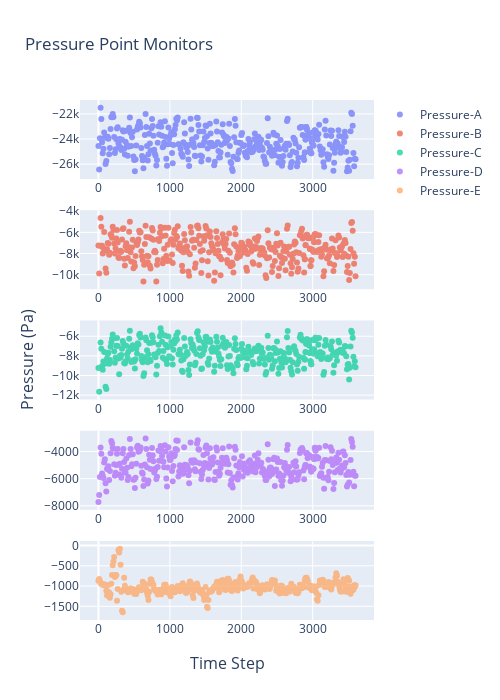

The cell this chart's notebook holds for it:
### Code cell
color10_16 = ['#636EFA', '#EF553B', '#00CC96', '#AB63FA', '#FFA15A', '#19D3F3', '#FF6692', '#B6E880', '#FF97FF',
              '#FECB52']
fig = make_subplots(
    rows=5,
    cols=1,
    shared_xaxes=False,
    x_title="Time Step",
    y_title="Pressure (Pa)")
# subplot_titles=("Point A", "Quadrant 2"))

fig.add_trace(go.Scatter(x=resid_dict['point-pressure-a.out']['Time Step'],
                         y=resid_dict['point-pressure-a.out']['point-pressure-a'],
                         mode='markers',
                         opacity=scatter_opacity,
                         name='Pressure-A',
                         line=dict(color=color10_16[0])),
              row=1, col=1)
# fig.add_trace(go.Scatter(x=bin_df['bin_centres'],
#                          y=bin_df['point-pressure-a_bin_mean'],
#                          mode='markers+lines',
#                          name='Mean +/- STD',
#                          line=dict(color='black'),
#                          opacity=.55,
#                          error_y_array=bin_df['point-pressure-a_std'],
#                          showlegend=False),
#               row=1, col=1)

fig.add_trace(go.Scatter(x=resid_dict['point-pressure-b.out']['Time Step'],
                         y=resid_dict['point-pressure-b.out']['point-pressure-b'],
                         mode='markers',
                         opacity=scatter_opacity,
                         name='Pressure-B',
                         line=dict(color=color10_16[1])),
              row=2, col=1)
# fig.add_trace(go.Scatter(x=bin_df['bin_centres'],
#                          y=bin_df['point-pressure-b_bin_mean'],
#                          mode='markers+lines',
#                          name='Mean +/- STD',
#                          line=dict(color='black'),
#                          opacity=.55,
#                          error_y_array=bin_df['point-pressure-b_std'],
#                          showlegend=False),
#               row=2, col=1)

fig.add_trace(go.Scatter(x=resid_dict['point-pressure-c.out']['Time Step'],
                         y=resid_dict['point-pressure-c.out']['point-pressure-c'],
                         mode='markers',
                         opacity=scatter_opacity,
                         name='Pressure-C',
                         line=dict(color=color10_16[2]),
                         showlegend=True),
              row=3, col=1)
# fig.add_trace(go.Scatter(x=bin_df['bin_centres'],
#                          y=bin_df['point-pressure-c_bin_mean'],
#                          mode='markers+lines',
#                          name='Mean +/- STD',
#                          line=dict(color='black'),
#                          opacity=.55,
#                          error_y_array=bin_df['point-pressure-c_std'],
#                          showlegend=False),
#               row=3, col=1)

fig.add_trace(go.Scatter(x=resid_dict['point-pressure-d.out']['Time Step'],
                         y=resid_dict['point-pressure-d.out']['point-pressure-d'],
                         mode='markers',
                         opacity=scatter_opacity,
                         name='Pressure-D',
                         line=dict(color=color10_16[3]),
                         showlegend=True),
              row=4, col=1)
# fig.add_trace(go.Scatter(x=bin_df['bin_centres'],
#                          y=bin_df['point-pressure-d_bin_mean'],
#                          mode='markers+lines',
#                          name='Mean +/- STD',
#                          line=dict(color='black'),
#                          opacity=.55,
#                          error_y_array=bin_df['point-pressure-d_std'],
#                          showlegend=False),
#               row=4, col=1)

fig.add_trace(go.Scatter(x=resid_dict['point-pressure-e.out']['Time Step'],
                         y=resid_dict['point-pressure-e.out']['point-pressure-e'],
                         mode='markers',
                         opacity=scatter_opacity,
                         name='Pressure-E',
                         line=dict(color=color10_16[4]),
                         showlegend=True),
              row=5, col=1)
# fig.add_trace(go.Scatter(x=bin_df['bin_centres'],
#                          y=bin_df['point-pressure-e_bin_mean'],
#                          mode='markers+lines',
#                          name='Mean +/- STD',
#                          line=dict(color='black'),
#                          opacity=.55,
#                          error_y_array=bin_df['point-pressure-e_std'],
#                          showlegend=True),
#               row=5, col=1)

fig.update_layout(height=700, width=500,
                  title_text="Pressure Point Monitors")

fig.show()

### Figure 1 — Plotly figure (JSON) as saved in the notebook; plotly's stock layout.template omitted (floating-point values rounded to 4 significant figures; data arrays with more than 128 entries replaced by an {"elided": "..."} marker saying what was removed)
{"data": [{"line": {"color": "#636EFA"}, "mode": "markers", "name": "Pressure-A", "opacity": 0.7, "type": "scatter", "x": {"elided": "377 int values"}, "xaxis": "x", "y": {"elided": "377 float values"}, "yaxis": "y"}, {"line": {"color": "#EF553B"}, "mode": "markers", "name": "Pressure-B", "opacity": 0.7, "type": "scatter", "x": {"elided": "377 int values"}, "xaxis": "x2", "y": {"elided": "377 float values"}, "yaxis": "y2"}, {"line": {"color": "#00CC96"}, "mode": "markers", "name": "Pressure-C", "opacity": 0.7, "showlegend": true, "type": "scatter", "x": {"elided": "377 int values"}, "xaxis": "x3", "y": {"elided": "377 float values"}, "yaxis": "y3"}, {"line": {"color": "#AB63FA"}, "mode": "markers", "name": "Pressure-D", "opacity": 0.7, "showlegend": true, "type": "scatter", "x": {"elided": "377 int values"}, "xaxis": "x4", "y": {"elided": "377 float values"}, "yaxis": "y4"}, {"line": {"color": "#FFA15A"}, "mode": "markers", "name": "Pressure-E", "opacity": 0.7, "showlegend": true, "type": "scatter", "x": {"elided": "377 int values"}, "xaxis": "x5", "y": {"elided": "377 float values"}, "yaxis": "y5"}], "layout": {"annotations": [{"font": {"size": 16}, "showarrow": false, "text": "Time Step", "x": 0.5, "xanchor": "center", "xref": "paper", "y": 0, "yanchor": "top", "yref": "paper", "yshift": -30}, {"font": {"size": 16}, "showarrow": false, "text": "Pressure (Pa)", "textangle": -90, "x": 0, "xanchor": "right", "xref": "paper", "xshift": -40, "y": 0.5, "yanchor": "middle", "yref": "paper"}], "height": 700, "title": {"text": "Pressure Point Monitors"}, "width": 500, "xaxis": {"anchor": "y", "domain": [0.0, 1.0]}, "xaxis2": {"anchor": "y2", "domain": [0.0, 1.0]}, "xaxis3": {"anchor": "y3", "domain": [0.0, 1.0]}, "xaxis4": {"anchor": "y4", "domain": [0.0, 1.0]}, "xaxis5": {"anchor": "y5", "domain": [0.0, 1.0]}, "yaxis": {"anchor": "x", "domain": [0.848, 1.0]}, "yaxis2": {"anchor": "x2", "domain": [0.636, 0.788]}, "yaxis3": {"anchor": "x3", "domain": [0.424, 0.576]}, "yaxis4": {"anchor": "x4", "domain": [0.212, 0.364]}, "yaxis5": {"anchor": "x5", "domain": [0.0, 0.152]}}}
